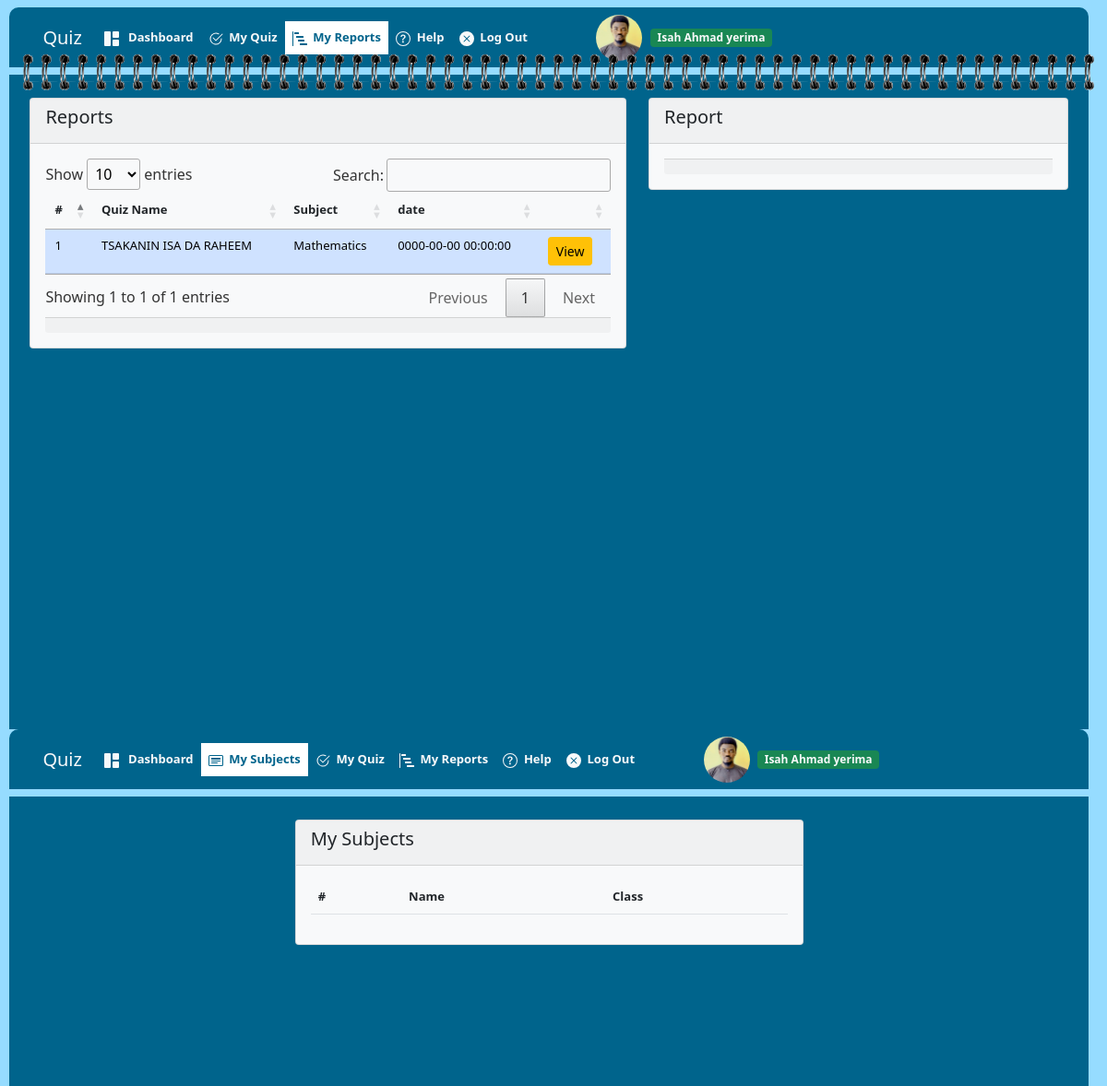
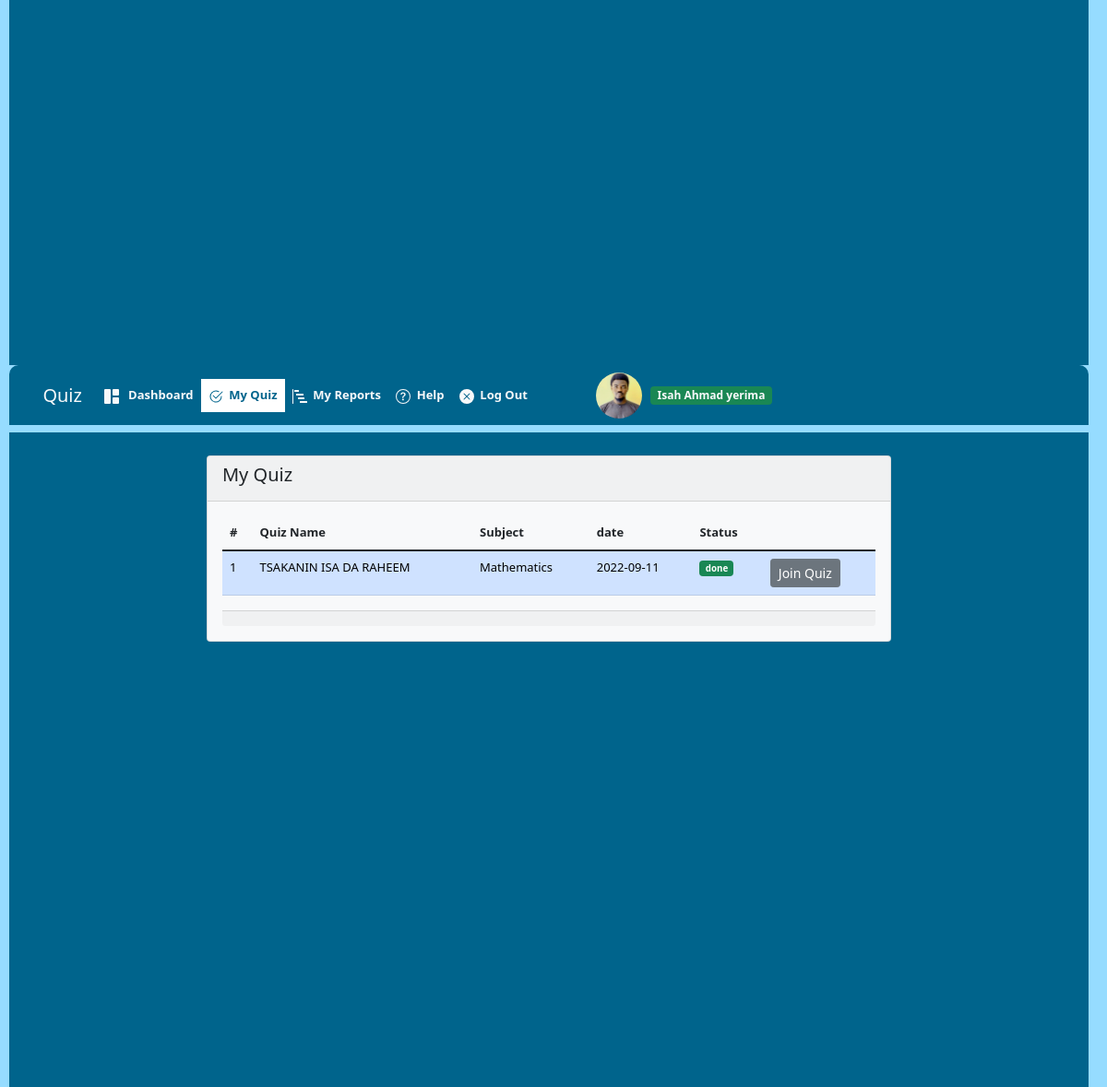
The page /student/quiz.php (signed in) on the database its author committed (2 pictures, top to bottom).
### tables this page shows
CREATE TABLE `student` (
  `id` int(11) NOT NULL,
  `reg_no` varchar(255) NOT NULL,
  `name` varchar(255) NOT NULL,
  `class_id` int(11) NOT NULL,
  `password` varchar(255) NOT NULL,
  `picture` varchar(255) NOT NULL
);

CREATE TABLE `report` (
  `id` int(11) NOT NULL,
  `quiz_id` int(11) NOT NULL,
  `positions` longtext NOT NULL,
  `date` timestamp NOT NULL DEFAULT current_timestamp()
);

CREATE TABLE `quiz` (
  `id` int(11) NOT NULL,
  `name` varchar(100) NOT NULL,
  `class_id` int(11) NOT NULL,
  `subject_id` int(11) NOT NULL,
  `date` date NOT NULL,
  `status` int(11) NOT NULL
);

CREATE TABLE `subject` (
  `id` int(11) NOT NULL,
  `name` varchar(255) NOT NULL,
  `class_id` int(11) NOT NULL
);

### admin/include/configuration/init.php (called while the page is built, shortened)
<?php
include_once('function.php');
include_once('objects_class.php');
include_once('database.php');
include_once('class.php');
include_once('quiz.php');
include_once('subject.php');
include_once('report.php');

### admin/include/classes/database.php (called while the page is built, shortened)
<?php
class Database{
    public $connection;
    public function connect(){
        $this->connection = new mysqli(DB_HOST,DB_USER,DB_PASS,DB_NAME);
    }
    public function query($sql)
    {
        $result = $this->connection->query($sql);
        return $result;
    }
}
$database = new Database();
?>

### admin/include/classes/objects_class.php (called while the page is built, shortened)
<?php
class Objects_class
{
    private function has_the_attribute($the_attribute)
    {
        $object_properties = get_object_vars($this);
        return array_key_exists($the_attribute, $object_properties);
    }
    public static function instantiation($the_record)
    {
        $the_object = new $calling_class;
        foreach ($the_record as $the_attribute => $value) {
            if ($the_object->has_the_attribute($the_attribute)) {
                $the_object->$the_attribute = $value;
            }
        }
        return $the_object;
    }
    public static function find_all()
    {
        $the_object_array = static::find_by_query('SELECT * FROM ' . static::$db_table);
        return $the_object_array;
    }
    public static function find_by_id($id)
    {
        $the_result_array = static::find_by_query("SELECT * FROM " . static::$db_table . " WHERE id=$id LIMIT 1");
        return !empty($the_result_array) ? array_shift($the_result_array) : false;
    }
    public static function find_by_query($sql)
    {
        global $database;
        $result_set = $database->query($sql);
        $the_object_array = array();
        while ($row = mysqli_fetch_array($result_set)) {
            $the_object_array[] = static::instantiation($row);
        }
        return $the_object_array;
    }
}

### admin/include/configuration/function.php (called while the page is built, shortened)
<?php
function class_auto_loader($class)
{
	$class = strtolower($class);
	$the_path = "include/classes/{$class}.php";
}

### student/quiz.php (the view, shortened to what this page needs)
<?php include("include/header.php") ?>
<?php
extract($_POST);
?>
<div class="header row">
    <nav class="navbar navbar-expand-lg ">
        <div class="container-fluid">
            <a class="navbar-brand text-light" href="#">Quiz</a>
            <div class="collapse navbar-collapse" id="navbarNav">
                <ul class="navbar-nav" style="font-size:13px; font-weight: bold; ">
                    <li class="nav-item ">
                        <a class="nav-link  text-light" href="index.php"> &nbsp; Dashboard</a>
                    </li>
                    <li class="nav-item active">
                        <a class="nav-link active text-light" href="quiz.php"> &nbsp;My Quiz</a>
                    </li>
                    <li class="nav-item">
                        <a class="nav-link text-light" href="report.php"> &nbsp;My Reports</a>
                    </li>
                    <li class="nav-item">
                        <a class="nav-link text-light" href="#"> &nbsp;Help</a>
                    </li>
                    <li class="nav-item">
                        <a class="nav-link text-light" href="logout.php"> &nbsp;Log Out</a>
                    </li>
                </ul>
                <?php include("include/profile.php") ?>
            </div>
        </div>
    </nav>
</div>
<div class="body row">
    <div class="col-2">
    </div>
    <div class="col-8">
        <div style="position:relative; margin-top:0px; height: fit-content;" class="bg-light card">
            <div class="card-header">
                <div class="card-title">
                    <h5 class="card-title">My Quiz</h5>
                </div>
            </div>
            <div class="card-body">
                <table id="myTable" class="table" style="font-size: 13px;">
                    <thead>
                        <tr>
                            <th>#</th>
                            <th>Quiz Name</th>
                            <th>Subject</th>
                            <th>date</th>
                            <th>Status</th>
                            <th></th>
                        </tr>
                    </thead>
                    <tbody>
                        <?php $quizes = Quiz::find_all();
                        $i = 0;
                        foreach ($quizes as $quiz) :  if ($user->class_id == $quiz->class_id) : $i++; ?>
                        <tr class="table-primary">
                            <td><?php echo $i; ?></td>
                            <td> <?php echo $quiz->name ?></td>
                            <td> <?php echo Subject::find_by_id($quiz->subject_id)->name ?? "<i>Null</i>" ?></td>
                            <td> <?php echo $quiz->date ?></td>
                            <td> <?php echo $quiz->status == 0 ? "<div class='badge badge-sm bg-danger'>Not done</div>" : "<div class='badge badge-sm bg-success'>done</div>" ?>
                            </td>
                            <td>
                                <?php echo $quiz->status == 0 ? '<a class="btn btn-sm btn-warning" href="quiz/index.php?quiz_id=' . $quiz->id . '">Join Quiz</a>' : '<a class="btn btn-sm btn-secondary">Join Quiz</a>' ?>
                            </td>
                        </tr>
                        <?php endif;
                        endforeach; ?>
                    </tbody>
                </table>
                <div class="card-footer">
                </div>
            </div>
        </div>
    </div>
</div>
</body>
</html>

### student/report.php (shortened to what this page needs)
<?php include("include/header.php") ?>
<?php
extract($_GET);
?>
<div class="header row">
    <nav class="navbar navbar-expand-lg ">
        <div class="container-fluid">
            <a class="navbar-brand text-light" href="#">Quiz</a>
            <div class="collapse navbar-collapse" id="navbarNav">
                <ul class="navbar-nav" style="font-size:13px; font-weight: bold; ">
                    <li class="nav-item ">
                        <a class="nav-link  text-light" href="index.php"> &nbsp; Dashboard</a>
                    </li>
                    <li class="nav-item">
                        <a class="nav-link text-light" href="quiz.php"> &nbsp;My Quiz</a>
                    </li>
                    <li class="nav-item active">
                        <a class="nav-link active text-light" href="report.php"> &nbsp;My Reports</a>
                    </li>
                    <li class="nav-item">
                        <a class="nav-link text-light" href="#"> &nbsp;Help</a>
                    </li>
                    <li class="nav-item">
                        <a class="nav-link text-light" href="logout.php"> &nbsp;Log Out</a>
                    </li>
                </ul>
                <?php include("include/profile.php") ?>
            </div>
        </div>
    </nav>
</div>
<div class="body row">
    <div class="col-7">
        <div style="position:relative; margin-top:0px; height: fit-content;" class="bg-light card">
            <div class="card-header">
                <div class="card-title">
                    <h5 class="card-title">Reports</h5>
                </div>
            </div>
            <div class="card-body">
                <table id="myTable" class="table" style="font-size: 13px;">
                    <thead>
                        <tr>
                            <th>#</th>
                            <th>Quiz Name</th>
                            <th>Subject</th>
                            <th>date</th>
                            <th></th>
                        </tr>
                    </thead>
                    <tbody>
                        <?php $reports = Report::find_all();
                        $i = 0;
                        foreach ($reports as $report) : if (Quiz::find_by_id($report->quiz_id)->class_id == $user->class_id) : $i++; ?>
                        <tr class="table-primary">
                            <td><?php echo $i; ?></td>
                            <td> <?php echo Quiz::find_by_id($report->quiz_id)->name ?></td>
                            <td> <?php echo Subject::find_by_id(Quiz::find_by_id($report->quiz_id)->subject_id)->name ?? "<i>Null</i>" ?>
                            </td>
                            <td> <?php echo $report->date ?></td>
                            <td>
                                <a class="btn btn-sm btn-warning" href="?report_id2=<?php echo $report->id ?>">View</a>
                            </td>
                        </tr>
                        <?php endif;
                        endforeach; ?>
                    </tbody>
                </table>
                <div class="card-footer">
                </div>
            </div>
        </div>
    </div>
    <div class="col-5">
        <div style="position:relative; margin-top:0px; height: fit-content;" class="bg-light card">
            <div class="card-header">
                <div class="card-title">
                    <h5 class="card-title">Report</h5>
                </div>
            </div>
            <div class="card-body">
                <div class="card-footer">
                </div>
            </div>
        </div>
    </div>
</div>
</body>
</html>

### student/include/profile.php (shortened to what this page needs)
<div>
    <div class="display_image2" id="display_image2">
        <img src="<?php echo file_exists("../admin/" . $user->picture) && $user->picture != "" ? "../admin/" . $user->picture : "../admin/profile_img/avatar.jpg"; ?>"
            alt="Profile" class="rounded-circle img2">
    </div>
</div>
<div class=" badge bg-success text-light">
    <?php echo $user->name ?>
</div>

### rows shown on the page
student: picture (picture), name "Isah Ahmad yerima Isah Ahmad yerima Isah Ahmad yerima"
report: name "TSAKANIN ISA DA RAHEEM", quiz.name "Mathematics", date "0000-00-00 00:00:00"
quiz: name "TSAKANIN ISA DA RAHEEM", name "Mathematics", date "2022-09-11", status "done"
